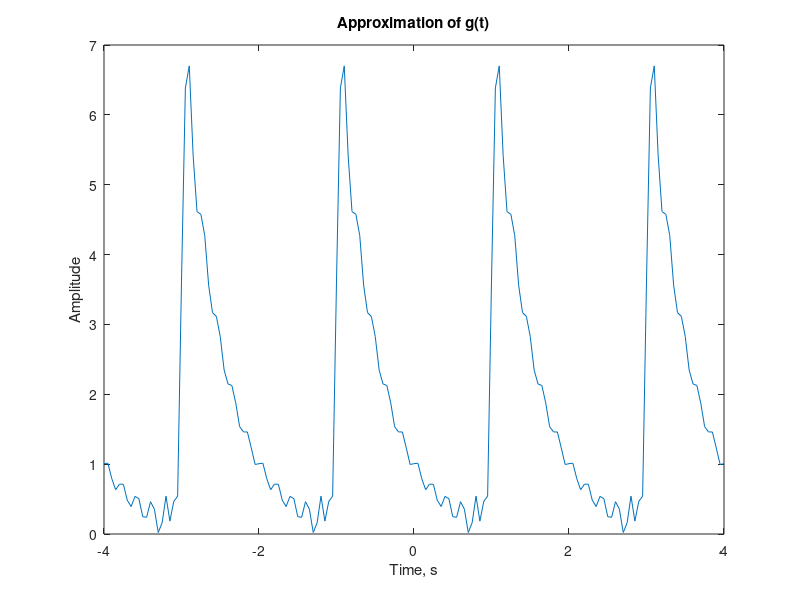

Reproduce this figure in MATLAB.
% synthesis of g(t) using exponential Fourier series expansion
dt = 0.05; 
  tpts = 8.0/dt +1;
cst = exp(2) - exp(-2);
for n = -10:10
  for m = 1:tpts
    g1(n+11,m) = ((0.5*cst*((-1)^n))/(2+j*n*pi))*(exp(j*n*pi*dt*(m-1)));
  end
end
for m = 1: tpts
 g2 = g1(:,m);
 g3(m) = sum(g2);
end
g = g3';
t = -4:0.05:4.0;
plot(t,abs(g))
xlabel('Time, s')
ylabel('Amplitude')
title('Approximation of g(t)')
